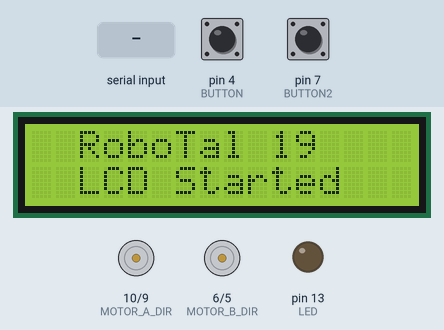
Bench run of a sketch on a simulated Arduino Nano, built with avr-gcc and run on an emulated ATmega328P. On the bench: 16×2 character LCD, direction and speed pins drawn as motors (green arrow = direction pin HIGH = forward, orange = LOW = backward, longer = more drive), output pins drawn as LEDs (lit = HIGH). The test bench sets the inputs (shaded band); at power-on: pin 4 (BUTTON) HIGH, pin 7 (BUTTON2) HIGH. What the sketch prints to the serial monitor is not drawn.

Above: at 1.2 s.
1.3 s: "D" received over Serial
At 2.5 s:
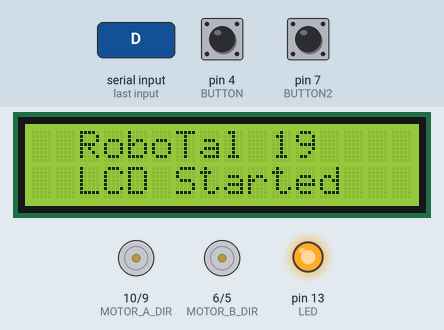
2.8 s: "r" received over Serial
At 3.7 s:
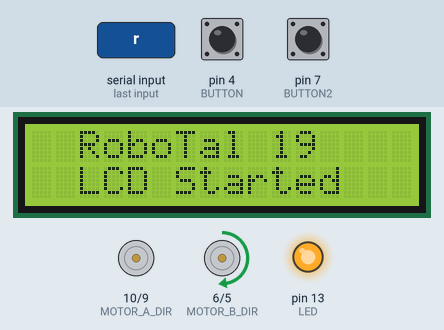
5.8 s: "d" received over Serial
At 7.0 s:
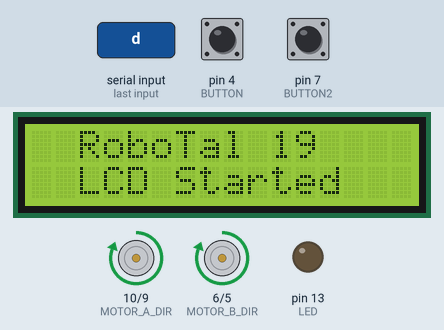
7.3 s: "R" received over Serial
At 8.3 s:
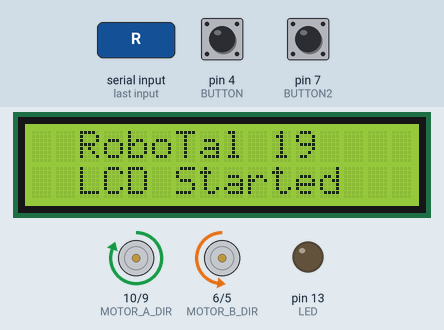
10.3 s: "l" received over Serial
At 11.8 s:
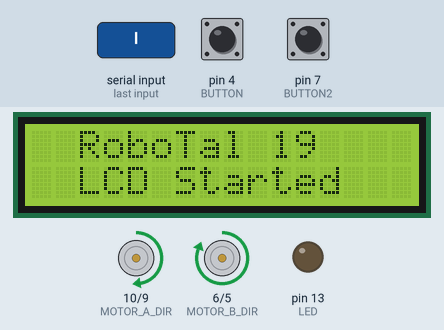
13.3 s: "L" received over Serial
At 14.1 s:
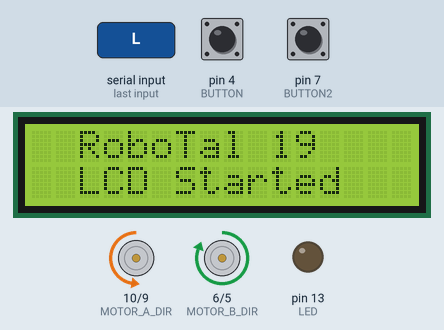
Timing chart, 0 to 16.9 s (numbered marks = the images above; inputs shaded):
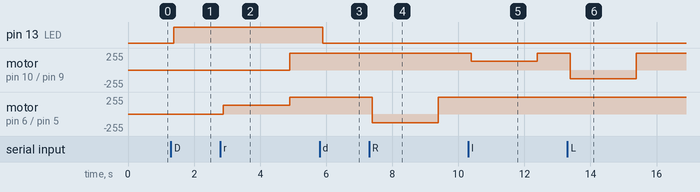

The sketch:

robotal19_testbench.ino
```cpp
#include <Wire.h>
#include <LiquidCrystal_I2C.h>


const int LED = 13;

const int BUTTON = 4;
const int BUTTON2 = 7;

// functional connections
const int MOTOR_A_PWM = 9;//12; // left motor Motor B PWM Speed
const int MOTOR_A_DIR = 10;//11; // left motor Motor B Direction
const int MOTOR_B_PWM = 5; // right motor Motor B PWM Speed
const int MOTOR_B_DIR = 6; // right motor Motor B Direction


const int S1 = A6;
const int S2 = A3;
const int S3 = A2;
const int S4 = A1;
const int S5 = A0;


#define SCREEN
#ifdef SCREEN
  LiquidCrystal_I2C lcd(0x27,16,2);  // set the LCD address to 0x3F for a 16 chars and 2 line display
#endif


typedef enum motor_e {  LEFT,  RIGHT  } motor_t;
void stop_motor ( motor_t motor );
void read_sensor();

void setup() {

  int i;
  int motor_l_cnt = 0;
  int motor_r_cnt = 0;

  pinMode(S1,INPUT);
  pinMode(S2,INPUT);
  pinMode(S3,INPUT);
  pinMode(S4,INPUT);
  pinMode(S5,INPUT);

  pinMode( LED, OUTPUT );

  pinMode( MOTOR_A_DIR, OUTPUT );
  pinMode( MOTOR_A_PWM, OUTPUT );
  pinMode( MOTOR_B_DIR, OUTPUT );
  pinMode( MOTOR_B_PWM, OUTPUT );

  pinMode( BUTTON, INPUT );
  pinMode (BUTTON2, INPUT );

  Serial.begin(9600);
  Serial.println("RoboTal 2019: Begin");

#ifdef SCREEN

  lcd.init();
  lcd.clear();
  lcd.backlight();      // Make sure backlight is on

  // Print a message on both lines of the LCD.
  lcd.setCursor(2,0);   //Set cursor to character 2 on line 0
  lcd.print("RoboTal 19");

  lcd.setCursor(2,1);   //Move cursor to character 2 on line 1
  lcd.print("LCD Started");

   Serial.println("RoboTal 2019: Display started");
#endif


}

void loop() {
    if(digitalRead (BUTTON2) == LOW){
      Serial.println("Button2 pressed<<>>");
      delay(500);

    }
    if(digitalRead (BUTTON) == LOW){
      Serial.println("Button1 pressed<<>>");
      delay(500);

    }
    //mySerial.println("Iso");
    if(Serial.available() > 0){
      Serial.println("RoboTal 2019: <<>>");
      char c = Serial.read();
      if(c == 'd'){
        digitalWrite (LED, LOW);
        Serial.println("RoboTal 2019: LOW");
      }
      else if(c == 'D'){
        digitalWrite (LED, HIGH);
        Serial.println("RoboTal 2019: HIGH");
      }
      // else if(c == 's'){
      //   Serial.println("Isolirband 2019: Read Sensor");
      //   i =read_line_sensor();
      // }

      else if(c == 'r'){
        Serial.println("RoboTal 2019: B motor forward");
        digitalWrite( MOTOR_B_DIR, HIGH ); // direction = forward
        analogWrite( MOTOR_B_PWM, 128 ); // PWM speed
        delay(2000);
        stop_motor(RIGHT);
        stop_motor(LEFT);
      }
      else if(c == 'R'){
        Serial.println("RoboTal 2019: B motor backward");
        digitalWrite( MOTOR_B_DIR, LOW ); // direction = forward
        analogWrite( MOTOR_B_PWM, 128 ); // PWM speed
        delay(2000);
        stop_motor(RIGHT);
        stop_motor(LEFT);
      }
      else if(c == 'l'){
        Serial.println("RoboTal 2019: A motor forward");

        digitalWrite( MOTOR_A_DIR, HIGH ); // direction = forward
        analogWrite( MOTOR_A_PWM, 128 ); // PWM speed
        delay(2000);
        stop_motor(RIGHT);
        stop_motor(LEFT);
      }
      else if(c == 'L'){
        Serial.println("RoboTal 2019: A motor backward");
        digitalWrite( MOTOR_A_DIR, LOW ); // direction = backward
        analogWrite( MOTOR_A_PWM, 128 ); // PWM speed
        delay(2000);
        stop_motor(RIGHT);
        stop_motor(LEFT);
      }

      else if(c == 'L'){
        Serial.println("RoboTal 2019: A motor backward");
        digitalWrite( MOTOR_A_DIR, LOW ); // direction = backward
        analogWrite( MOTOR_A_PWM, 128 ); // PWM speed
        delay(2000);
        stop_motor(RIGHT);
        stop_motor(LEFT);
      }

      else if(c == 's'){
        Serial.println("RoboTal 2019: read sensors");
        read_sensor();
      }


    }
  delay(100);

}


void read_sensor() {
  int s1_value = 0;
  int s2_value = 0;
  int s3_value = 0;
  int s4_value = 0;
  int s5_value = 0;

  s1_value = analogRead(S1);
  s2_value = analogRead(S2);
  s3_value = analogRead(S3);
  s4_value = analogRead(S4);
  s5_value = analogRead(S5);


  Serial.print("after map: s1_value = ");
  Serial.print(s1_value);
  Serial.print(",s2_value = ");
  Serial.print(s2_value);
  Serial.print(",s3_value = ");
  Serial.print(s3_value);
  Serial.print(",s4_value = ");
  Serial.print(s4_value);
  Serial.print(",s5_value = ");
  Serial.println(s5_value);
}


void stop_motor ( motor_t motor )
{
switch (motor) {
//---------------------------------//
// MOTOR_A = LEFT, MOTOR_B = RIGHT //
//---------------------------------//
    case RIGHT:
      // MOTOR B STOP
      digitalWrite( MOTOR_B_DIR, HIGH );
      digitalWrite( MOTOR_B_PWM, HIGH );
      break;
    case LEFT:
      // MOTOR A STOP
      digitalWrite( MOTOR_A_DIR, HIGH );
      digitalWrite( MOTOR_A_PWM, HIGH );
      break;
  }
}
```

Measured:
- after the input at 1.3 s, pin 13 (LED): LOW → HIGH after 0.09 s
- after the input at 2.8 s, motor on pin 10 (MOTOR_A_DIR) / pin 9 (MOTOR_A_PWM): stopped → forward 255/255 after 2.1 s; motor on pin 6 (MOTOR_B_DIR) / pin 5 (MOTOR_B_PWM): stopped → forward 128/255 after 0.09 s, → forward 255/255 2.0 s later
- after the input at 5.8 s, pin 13 (LED): HIGH → LOW after 0.09 s
- after the input at 7.3 s, motor on pin 6 (MOTOR_B_DIR) / pin 5 (MOTOR_B_PWM): forward 255/255 → backward 128/255 after 0.09 s, → forward 255/255 2.0 s later
- after the input at 10.3 s, motor on pin 10 (MOTOR_A_DIR) / pin 9 (MOTOR_A_PWM): forward 255/255 → forward 128/255 after 0.09 s, → forward 255/255 2.0 s later
- after the input at 13.3 s, motor on pin 10 (MOTOR_A_DIR) / pin 9 (MOTOR_A_PWM): forward 255/255 → backward 128/255 after 0.09 s, → forward 255/255 2.0 s later
